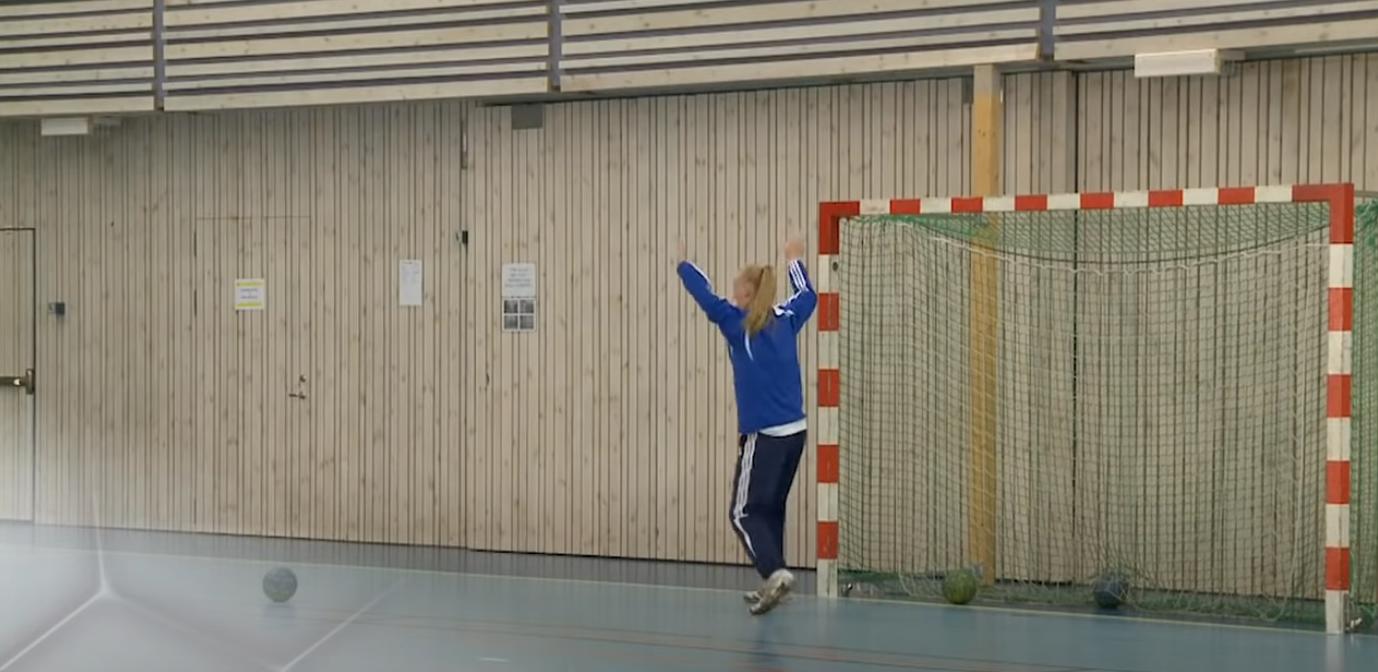
#> input picture Annat/Computer Vision/Goal/img/goal1.png, 1378 x 672 px, found by its file name; its folder holds only this picture in this run
$ python goal_thresh.py
#> lines starting #> are read from the running program, lines starting #| are printed output that depends on the picture; after the words box and inside, x2 and y2 are one past the last pixel; in counts of white or black regions, pixels touching at a corner belong together
from __future__ import print_function
import cv2 as cv
import argparse
max_value = 255
max_value_H = 360//2
low_H = 0
low_S = 0
low_V = 207
high_H = 180
high_S = 47
high_V = 255

# high_H = max_value_H
# high_S = max_value
# high_V = max_value
window_capture_name = 'Video Capture'
window_detection_name = 'Object Detection'
low_H_name = 'Low H'
low_S_name = 'Low S'
low_V_name = 'Low V'
high_H_name = 'High H'
high_S_name = 'High S'
high_V_name = 'High V'


def on_low_H_thresh_trackbar(val):
    global low_H
    global high_H
    low_H = val
    low_H = min(high_H-1, low_H)
    cv.setTrackbarPos(low_H_name, window_detection_name, low_H)


def on_high_H_thresh_trackbar(val):
    global low_H
    global high_H
    high_H = val
    high_H = max(high_H, low_H+1)
    cv.setTrackbarPos(high_H_name, window_detection_name, high_H)


def on_low_S_thresh_trackbar(val):
    global low_S
    global high_S
    low_S = val
    low_S = min(high_S-1, low_S)
    cv.setTrackbarPos(low_S_name, window_detection_name, low_S)


def on_high_S_thresh_trackbar(val):
    global low_S
    global high_S
    high_S = val
    high_S = max(high_S, low_S+1)
    cv.setTrackbarPos(high_S_name, window_detection_name, high_S)


def on_low_V_thresh_trackbar(val):
    global low_V
    global high_V
    low_V = val
    low_V = min(high_V-1, low_V)
    cv.setTrackbarPos(low_V_name, window_detection_name, low_V)


def on_high_V_thresh_trackbar(val):
    global low_V
    global high_V
    high_V = val
    high_V = max(high_V, low_V+1)
    cv.setTrackbarPos(high_V_name, window_detection_name, high_V)


while True:
    for f in range(1, 6):
        img = cv.imread(f'Annat\Computer Vision\Goal\img\goal{f}.png')
#> img is the input picture: shape (672, 1378, 3); mean B, G, R 114.9, 130.3, 136.2
        img = cv.resize(img, (1080, 720), interpolation=cv.INTER_AREA)
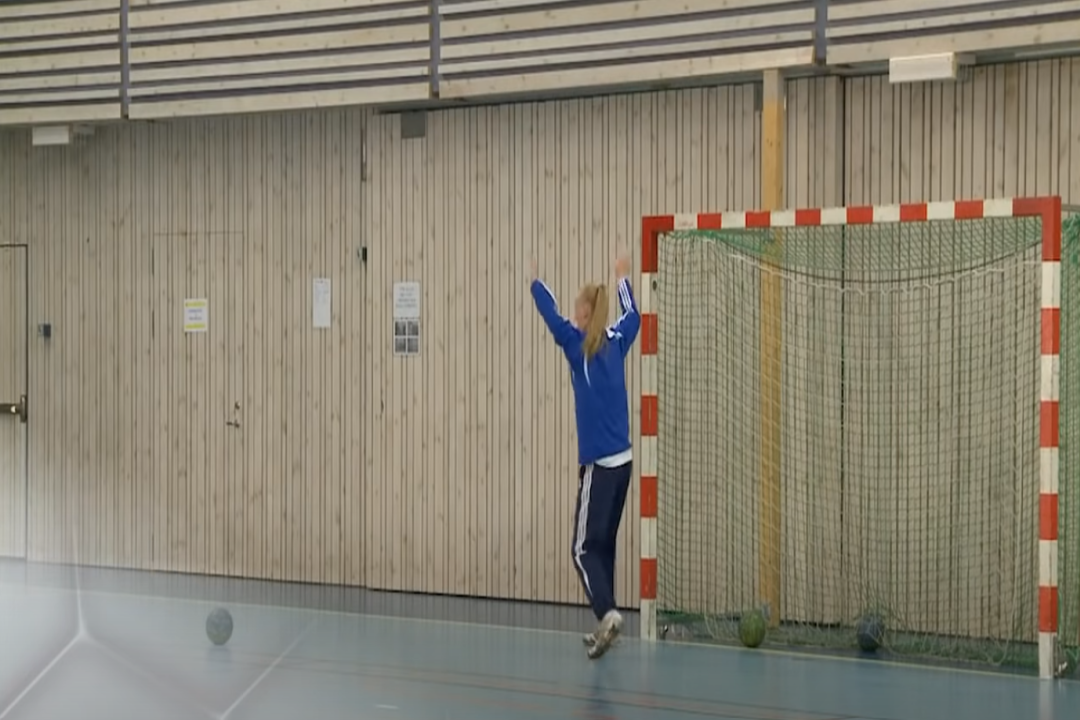
#> img: shape (720, 1080, 3); mean B, G, R 114.9, 130.2, 136.1

        cv.namedWindow(window_capture_name)
        cv.namedWindow(window_detection_name)
        cv.createTrackbar(low_H_name, window_detection_name, low_H,
                          max_value_H, on_low_H_thresh_trackbar)
        cv.createTrackbar(high_H_name, window_detection_name, high_H,
                          max_value_H, on_high_H_thresh_trackbar)
        cv.createTrackbar(low_S_name, window_detection_name, low_S,
                          max_value, on_low_S_thresh_trackbar)
        cv.createTrackbar(high_S_name, window_detection_name, high_S,
                          max_value, on_high_S_thresh_trackbar)
        cv.createTrackbar(low_V_name, window_detection_name, low_V,
                          max_value, on_low_V_thresh_trackbar)
        cv.createTrackbar(high_V_name, window_detection_name, high_V,
                          max_value, on_high_V_thresh_trackbar)
        while True:
            frame = img
            frame_HSV = cv.cvtColor(frame, cv.COLOR_BGR2HSV)
#> frame_HSV: shape (720, 1080, 3); mean H, S, V 33, 48.3, 138.6
            frame_threshold = cv.inRange(
                frame_HSV, (low_H, low_S, low_V), (high_H, high_S, high_V))
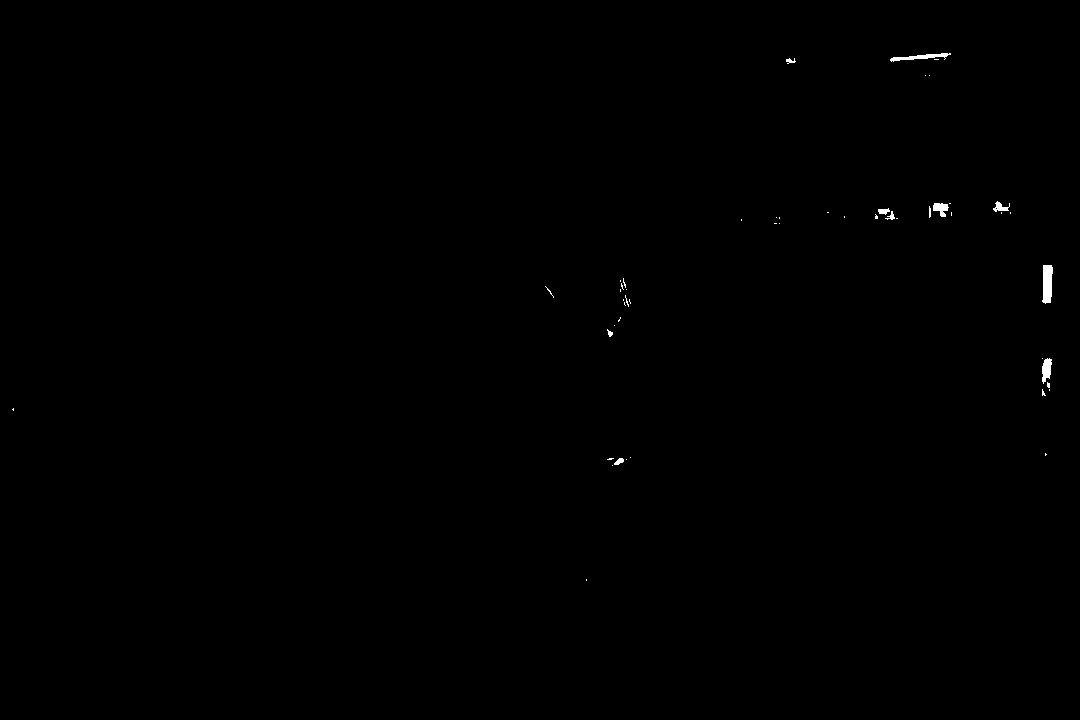
#> frame_threshold: shape (720, 1080); 0.18% white; 50 white regions (39 under 20 px), largest, box (x1, y1, x2, y2) and area: (1042, 265, 1053, 304) 346, (890, 53, 951, 62) 221, (1042, 358, 1052, 384) 179

            cv.imshow(window_capture_name, frame)
            cv.imshow(window_detection_name, frame_threshold)

            key = cv.waitKey(30)
#> (key q is pressed here)
            if key == ord('q') or key == 27:
                break

# [19 lines of commented-out code are left out]
